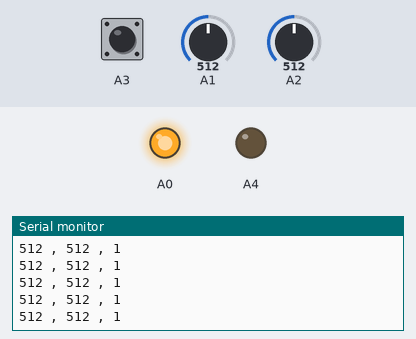
Bench run of a sketch on a simulated Arduino Uno, built with avr-gcc and run on an emulated ATmega328P. Shown: output pins drawn as LEDs (lit = HIGH), the last lines printed to the serial monitor. The inputs (shaded band) are chosen by the test bench; at power-on: A1 = 512, A2 = 512, A3 HIGH.

Above: at 1.2 s.
1.3 s: A1 set to 105
At 2.0 s:
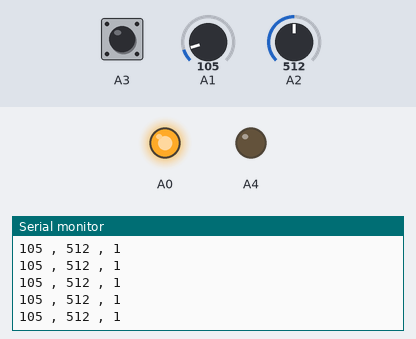
4.3 s: A1 set to 94
At 5.3 s:
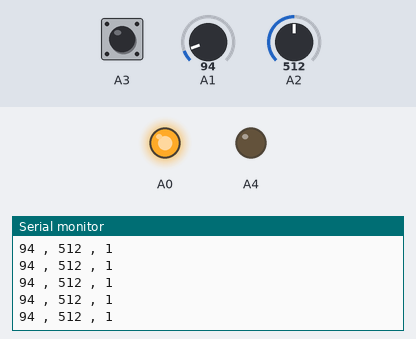
7.3 s: A2 set to 990
At 8.3 s:
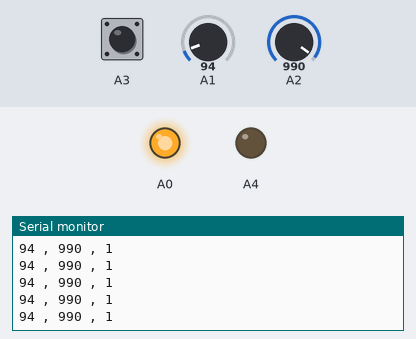
8.8 s: A2 set to 1013
At 9.4 s:
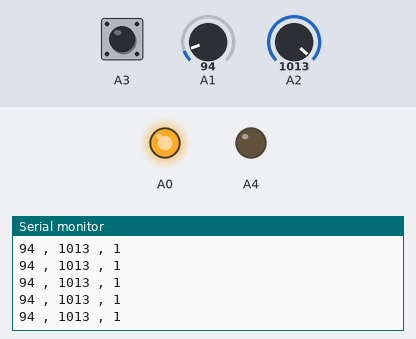
Timing chart, 0 to 11.3 s (numbered marks = the images above; inputs shaded):
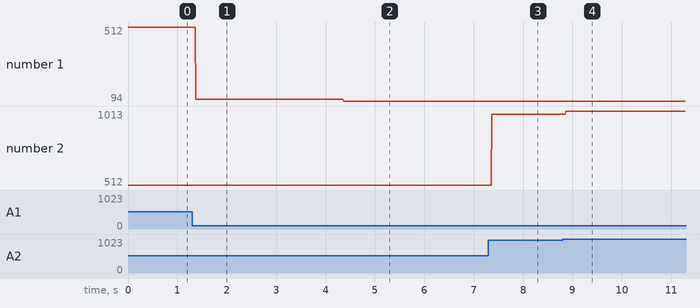

Measured:
- after the input at 1.3 s, the serial monitor: prints a new line after 0.07 s (image 1)
- after the input at 4.3 s, the serial monitor: prints a new line after 0.07 s (image 2)
- after the input at 7.3 s, the serial monitor: prints a new line after 0.07 s (image 3)
- after the input at 8.8 s, the serial monitor: prints a new line after 0.07 s (image 4)
- plotted number 1: 512 → 105 after the input at 1.3 s, 105 → 94 after the input at 4.3 s
- plotted number 2: 512 → 990 after the input at 7.3 s, 990 → 1013 after the input at 8.8 s

The sketch:

Joystick.ino
```cpp
// sketch to show use of adafruit joystick
// with analogIn pins

void setup() {
  // put your setup code here, to run once:
  Serial.begin(9600);

  pinMode(A0, OUTPUT);
  pinMode(A4, OUTPUT);
  pinMode(A3, INPUT_PULLUP);
  digitalWrite(A0, HIGH);
  digitalWrite(A4, LOW);

}

void loop() {
  // put your main code here, to run repeatedly:
  Serial.print(analogRead(A1));
  Serial.print(" , ");
  delay(1);
  Serial.print(analogRead(A2));
  Serial.print(" , ");
  delay(1);
  Serial.println(digitalRead(A3));


}
```
